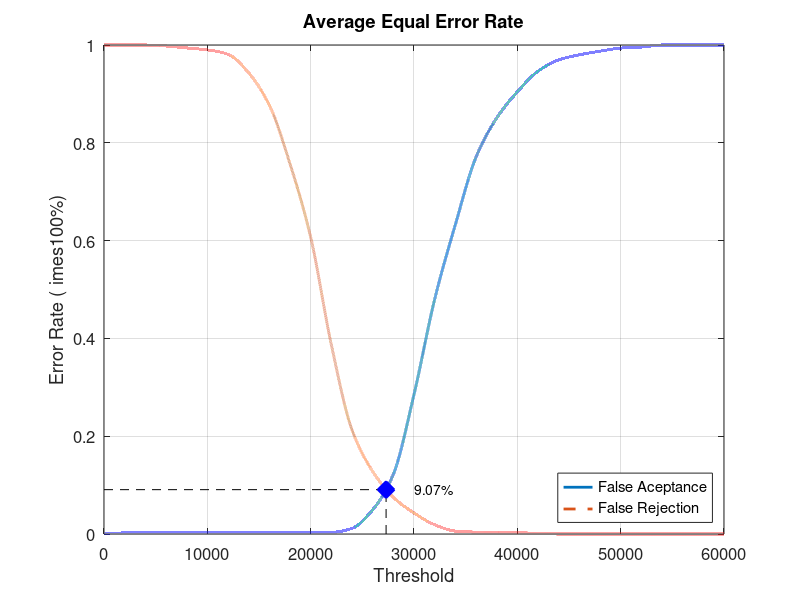
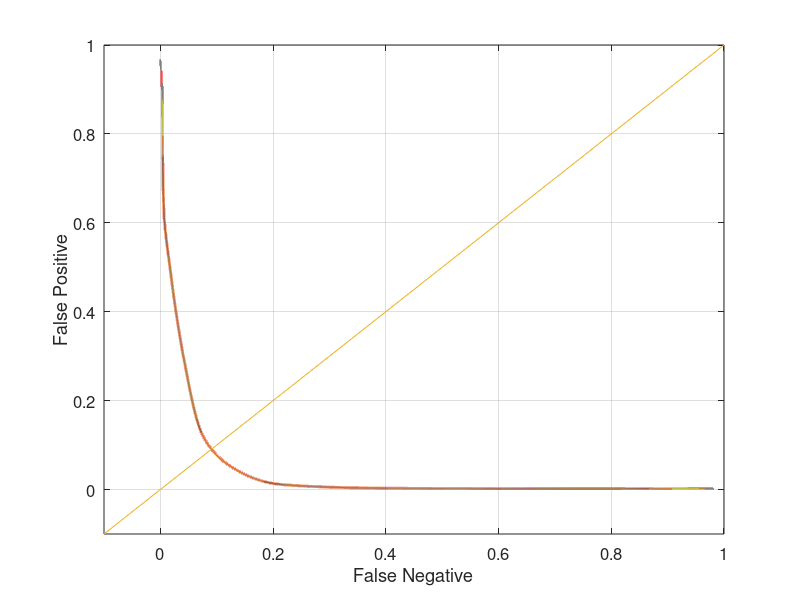

Source code (MATLAB) for these figures, in order:
close all;
clear;
clc;
x = 0:2000:60000;
xq = 0:0.5:60000;

y0 = [0 0.00210526 0.00210526 0.00210526 0.00210526 0.00210526 0.00210526 0.00210526 0.00210526 0.00210526 0.00210526 0.0031579 0.0115789 0.0494737 0.122105 0.285263 0.48 0.632632 0.770526 0.850526 0.90421 0.946316 0.969474 0.98 0.987368 0.993684 0.99579 1 1 1 1]
yy0 = interp1(x, y0, xq, 'pchip');
y1 = [1 1 1 0.998 0.994 0.99 0.981 0.943 0.877 0.757 0.607 0.387 0.213 0.128 0.075 0.043 0.019 0.006 0.004 0.004 0.003 0.001 0 0 0 0 0 0 0 0 0]
yy1 = interp1(x, y1, xq, 'pchip');

% Calculating EER: 
y2 = abs(y0 - y1);
find(y2 == min(y2))
yy2 = abs(yy0 - yy1);
xEER = find(yy2 == min(yy2));
xEERIndex = xq(xEER) % X-axis EER
yEER = yy0(xEER) % Y-axis EER

main = figure
plot(xq, yy0,'-','LineWidth', 2);	hold on
plot(xq, yy1,'--','LineWidth', 2);	hold on
plot([xEERIndex xEERIndex], [0 yEER], 'k--');	hold on
plot([0 xEERIndex], [yEER yEER], 'k--');	hold on
plot(xEERIndex, yEER, 'bx', 'LineWidth', 10);	hold on
text(xEERIndex + 10 * xEERIndex / 100, yEER, [num2str(round((10000 * yEER)) / 100) '%'])
legend('False Aceptance', 'False Rejection', 'Location', 'SouthEast')
xlabel('Threshold')
ylabel('Error Rate (	imes100%)')
title('Average Equal Error Rate')
set(gca, 'FontSize', 12)
axis([0 60000 0 1])
grid on

print(main, 'Database1AverageMain', '-dpng');
FNRxFPR = figure('Color', [1 1 1]);
plot(yy1, yy0, '-', yy1, yy0, 'LineWidth', 2);
hold on
y = -0.1:0.1:1
plot(y, y); 
set(gca, 'FontSize', 12)
xlabel('False Negative')
ylabel('False Positive')
axis([-0.1 1 -0.1 1])
set(gca, 'FontSize', 12)
grid on

print(FNRxFPR, 'Database1AverageFNRxFPR','-dpng');
